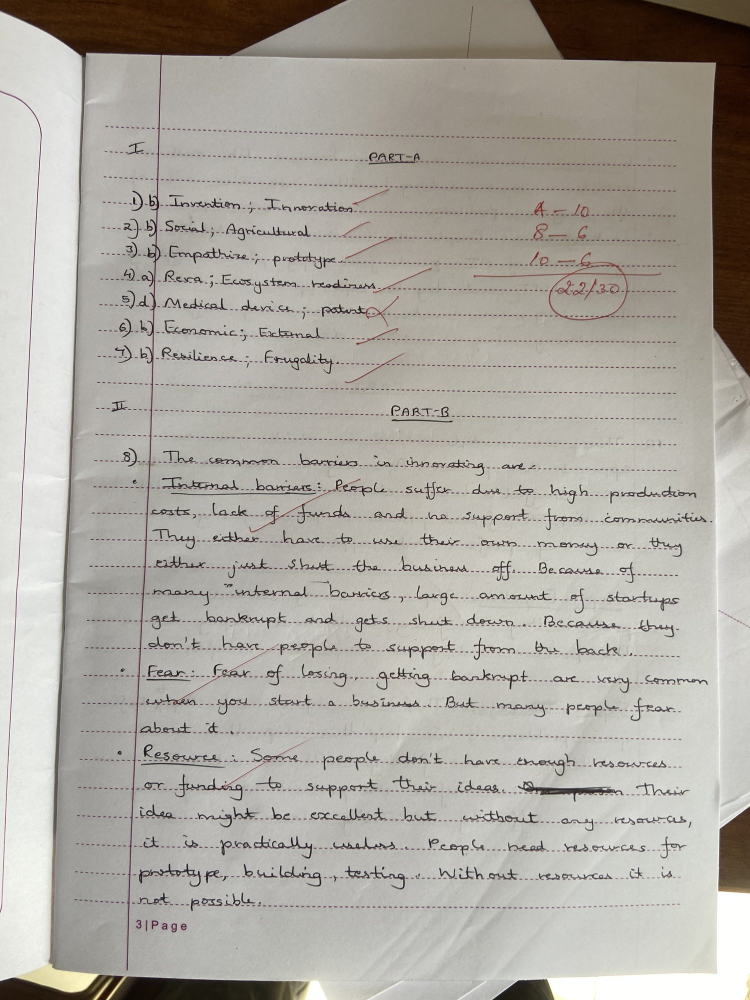
#> input picture IMG_1226.jpg, 1500 x 2000 px (shown at 1/2 size)
$ python -i preprocess.py   (imports and definitions only)   (older library calls are emulated)
#> lines starting #> are read from the running program, lines starting #| are printed output that depends on the picture
"""Image pre-processing for Inscrona OCR pipeline.

Handles HEIC/HEIF detection, EXIF orientation, hard resizing,
and blur detection. Merges GLM + Chandra editions.
"""

from __future__ import annotations

import io
import logging
import math
from dataclasses import dataclass
from pathlib import Path
from typing import Union

from PIL import Image, ExifTags

logger = logging.getLogger(__name__)


class PreprocessError(Exception):
    """Raised when image pre-processing fails."""


@dataclass(frozen=True)
class PreparedImage:
    """Result of image preparation."""
    image: Image.Image
    path: str
    original_size: tuple[int, int]
    target_size: tuple[int, int]
    blur_score: float  # Laplacian variance; lower = blurrier
    is_blurry: bool
    format_hint: str  # "JPEG", "PNG", "HEIC", etc.


# [13 lines left out: function _is_heic, not called in this run]


def _fix_exif_orientation(img: Image.Image) -> Image.Image:
    """Rotate/flip image to match EXIF orientation tag."""
    try:
        exif_data = img.getexif()
        if not exif_data:
            return img
        orientation_key = None
        for k, v in ExifTags.TAGS.items():
            if v == "Orientation":
                orientation_key = k
                break
        if orientation_key is None:
            return img
        orientation = exif_data.get(orientation_key)
        if orientation is None:
            return img
        method = {
            2: Image.FLIP_LEFT_RIGHT,
            3: Image.ROTATE_180,
            4: Image.FLIP_TOP_BOTTOM,
            5: Image.TRANSPOSE,
            6: Image.ROTATE_270,
            7: Image.TRANSVERSE,
            8: Image.ROTATE_90,
        }.get(orientation)
        if method is not None:
            img = img.transpose(method)
            logger.debug("EXIF orientation %d applied", orientation)
    except Exception as exc:
        logger.debug("EXIF orientation fix skipped: %s", exc)
    return img


def _hard_resize(img: Image.Image, max_edge: int = 1400) -> Image.Image:
    """Resize so longest edge ≤ max_edge, preserving aspect ratio."""
    w, h = img.size
    longest = max(w, h)
    if longest <= max_edge:
        return img
    scale = max_edge / longest
    new_w = int(w * scale)
    new_h = int(h * scale)
    img = img.resize((new_w, new_h), Image.LANCZOS)
    logger.debug("Resized %dx%d → %dx%d", w, h, new_w, new_h)
    return img


def laplacian_variance(img: Image.Image) -> float:
    """Compute Laplacian variance as a blur score.

    Returns variance of Laplacian convolution. Lower values indicate
    blurrier images. Typical thresholds:
      - Sharp: > 100
      - Acceptable: 50–100
      - Blurry: < 50
    """
    try:
        import cv2
        import numpy as np
        gray = cv2.cvtColor(np.array(img.convert("RGB")), cv2.COLOR_RGB2GRAY)
        laplacian = cv2.Laplacian(gray, cv2.CV_64F)
        return float(laplacian.var())
    except ImportError:
        # Fallback: simple edge-detection proxy using PIL
        gray = img.convert("L")
        pixels = list(gray.getdata())
        w, h = gray.size
        edges = 0
        total = 0
        for y in range(1, h - 1):
            for x in range(1, w - 1):
                idx = y * w + x
                center = pixels[idx]
                # Simple 3x3 Laplacian approximation
                lap = abs(
                    -4 * center
                    + pixels[idx - 1] + pixels[idx + 1]
                    + pixels[idx - w] + pixels[idx + w]
                )
                edges += lap * lap
                total += 1
        if total == 0:
            return 0.0
        return math.sqrt(edges / total)


# [130 lines left out: functions load_image, prepare_image, not called in this run]


def prepare_pdf_page(
    pil_image: Image.Image,
    *,
    max_edge: int = 1400,
    blur_threshold: float = 50.0,
) -> PreparedImage:
    """Prepare a single PDF page image (already loaded as PIL Image).

    Skips the load/HEIC detection step since PDF pages are already rasterized.
    """
    original_size = pil_image.size

    # Convert modes
    img = pil_image
    if img.mode in ("P", "PA", "LA", "CMYK"):
        img = img.convert("RGB")
    elif img.mode not in ("RGB", "RGBA", "L"):
        img = img.convert("RGB")

    # Fix EXIF
    img = _fix_exif_orientation(img)

    # Resize
    img = _hard_resize(img, max_edge=max_edge)
    target_size = img.size

    # Blur
    blur_score = laplacian_variance(img)
    is_blurry = blur_score < blur_threshold

    return PreparedImage(
        image=img,
        path="<pdf_page>",
        original_size=original_size,
        target_size=target_size,
        blur_score=blur_score,
        is_blurry=is_blurry,
        format_hint="PDF",
    )

>>> from PIL import Image
>>> picture = Image.open('../IMG_1226.jpg')
#> picture is the input picture: PIL image 1500x2000 RGB; mean R, G, B 172.7, 168.8, 161.5
>>> result = prepare_pdf_page(picture)
#> in laplacian_variance, `gray = cv2.cvtColor(np.array(img.convert("RGB")), cv2.COLOR_RGB2GRAY)`:
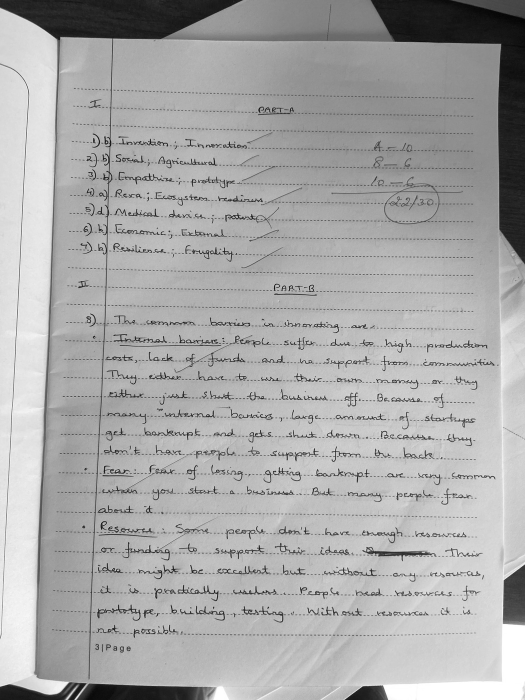
#> gray: shape (1400, 1050) (shown at 1/2 size); min 0, max 255, mean 169.2
#> in laplacian_variance, `laplacian = cv2.Laplacian(gray, cv2.CV_64F)`:
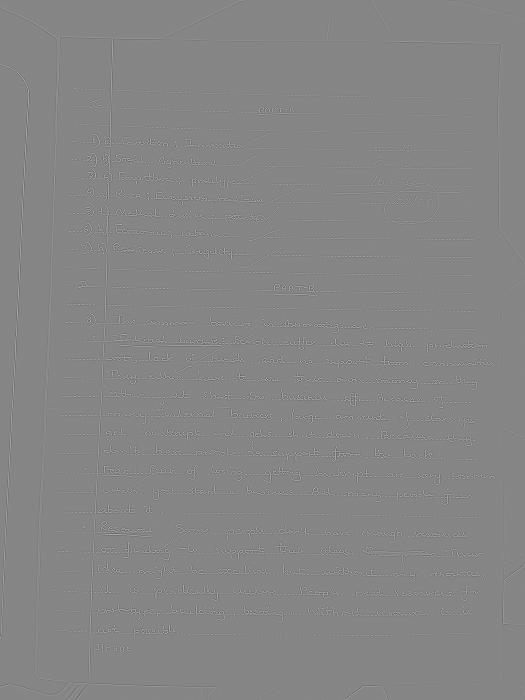
#> laplacian: shape (1400, 1050) float64 (shown at 1/2 size); min -516, max 468, mean 0; drawn with min black and max white
#> in prepare_pdf_page, `blur_score = laplacian_variance(img)`: blur_score = 1376.6
#> in prepare_pdf_page, `is_blurry = blur_score < blur_threshold`: is_blurry = False

$ run again, on IMG_1227.jpg
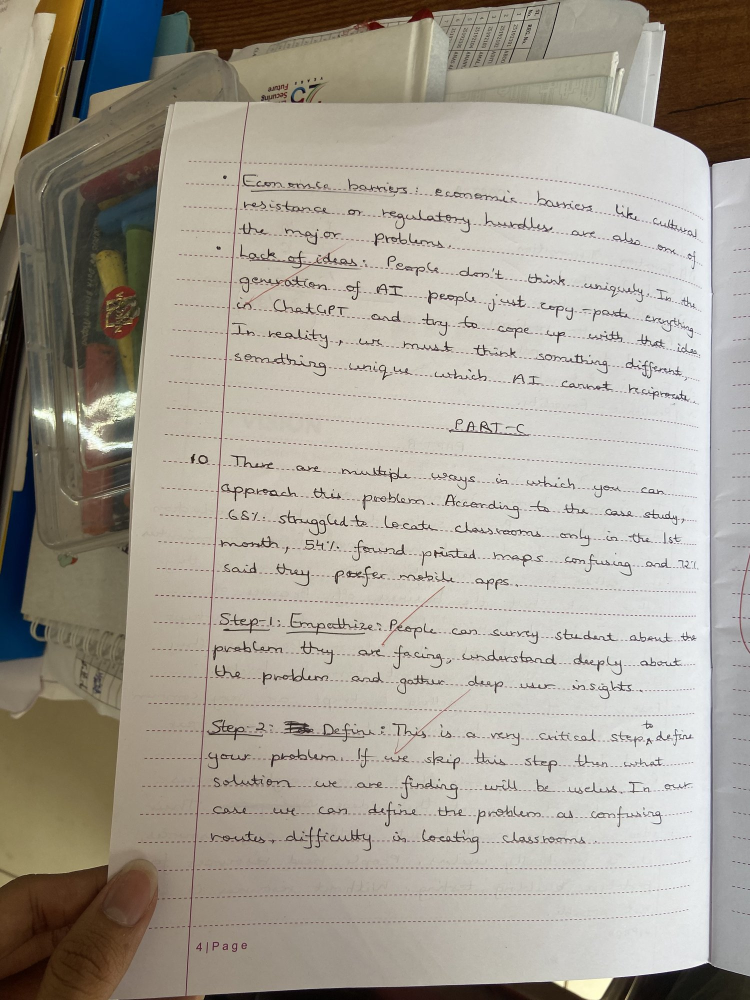
#> input picture IMG_1227.jpg, 1500 x 2000 px (shown at 1/2 size)
#> picture is the input picture: PIL image 1500x2000 RGB; mean R, G, B 165.9, 159.9, 148.9
#> in laplacian_variance, `gray = cv2.cvtColor(np.array(img.convert("RGB")), cv2.COLOR_RGB2GRAY)`:
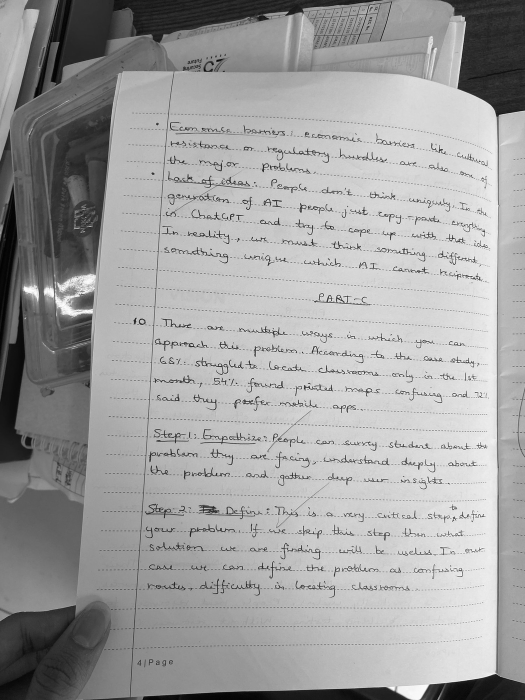
#> gray: shape (1400, 1050) (shown at 1/2 size); min 0, max 255, mean 160.4
#> blur_score = 1772.9
#> is_blurry = False

$ run again, on test_ocr.jpg
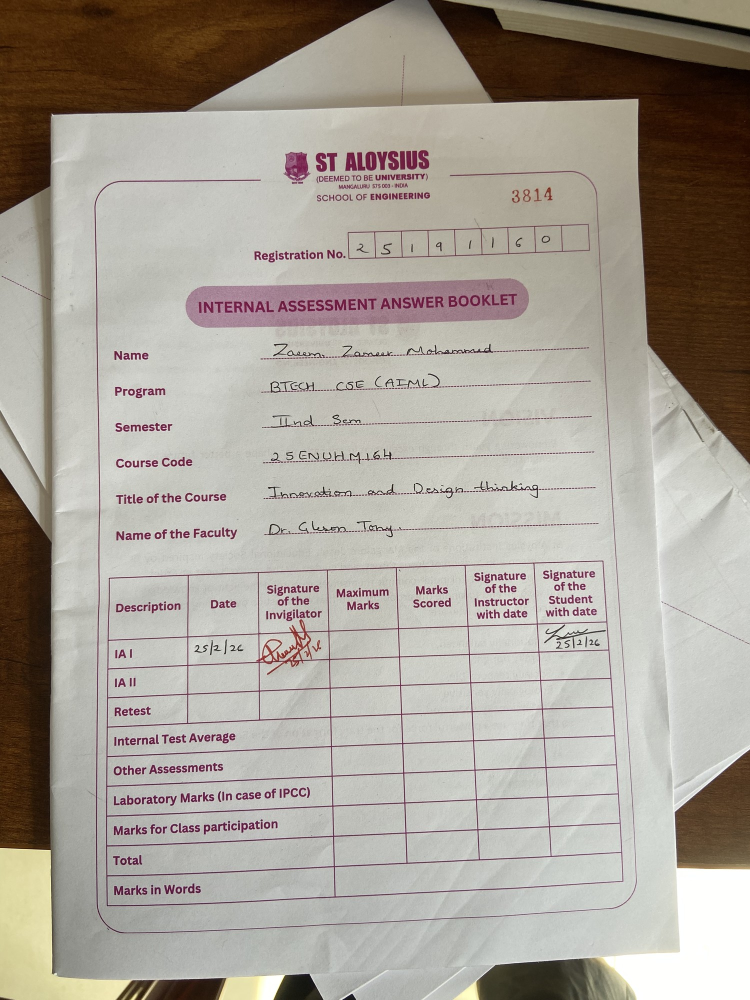
#> input picture test_ocr.jpg, 1500 x 2000 px (shown at 1/2 size)
#> picture is the input picture: PIL image 1500x2000 RGB; mean R, G, B 167.1, 160.2, 151
#> in laplacian_variance, `gray = cv2.cvtColor(np.array(img.convert("RGB")), cv2.COLOR_RGB2GRAY)`:
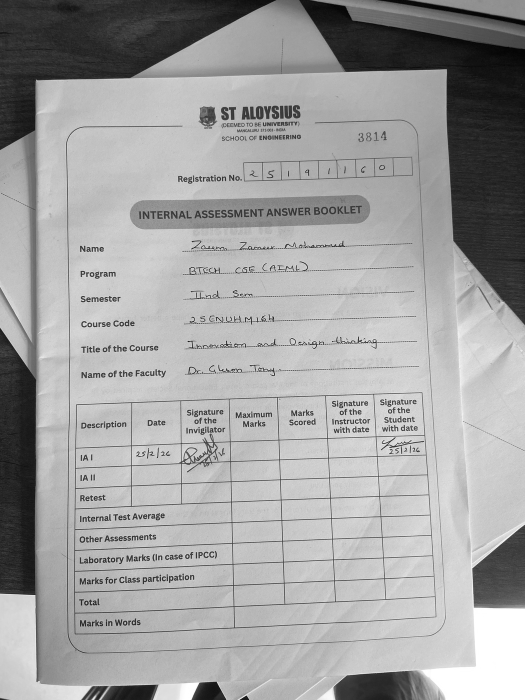
#> gray: shape (1400, 1050) (shown at 1/2 size); min 0, max 255, mean 161.2
#> blur_score = 1436
#> is_blurry = False
